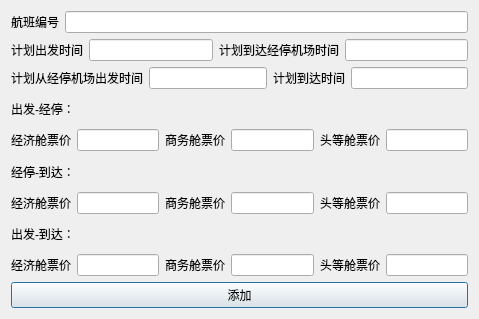
<?xml version="1.0" encoding="UTF-8"?>
<ui version="4.0">
 <class>Dialog</class>
 <widget class="QDialog" name="Dialog">
  <property name="windowModality">
   <enum>Qt::NonModal</enum>
  </property>
  <property name="geometry">
   <rect>
    <x>0</x>
    <y>0</y>
    <width>479</width>
    <height>319</height>
   </rect>
  </property>
  <property name="windowTitle">
   <string>添加航程</string>
  </property>
  <property name="sizeGripEnabled">
   <bool>false</bool>
  </property>
  <layout class="QVBoxLayout" name="verticalLayout_2">
   <item>
    <layout class="QVBoxLayout" name="verticalLayout">
     <item>
      <layout class="QHBoxLayout" name="horizontalLayout">
       <item>
        <widget class="QLabel" name="label_hbbh">
         <property name="text">
          <string>航班编号</string>
         </property>
        </widget>
       </item>
       <item>
        <widget class="QLineEdit" name="lineEdit_2"/>
       </item>
      </layout>
     </item>
     <item>
      <layout class="QHBoxLayout" name="horizontalLayout_2">
       <item>
        <widget class="QLabel" name="label_departure_time">
         <property name="text">
          <string>计划出发时间</string>
         </property>
        </widget>
       </item>
       <item>
        <widget class="QLineEdit" name="lineEdit_3"/>
       </item>
       <item>
        <widget class="QLabel" name="label_arrival_transit_time">
         <property name="text">
          <string>计划到达经停机场时间</string>
         </property>
        </widget>
       </item>
       <item>
        <widget class="QLineEdit" name="lineEdit"/>
       </item>
      </layout>
     </item>
     <item>
      <layout class="QHBoxLayout" name="horizontalLayout_3">
       <item>
        <widget class="QLabel" name="label_departure_transit_time">
         <property name="text">
          <string>计划从经停机场出发时间</string>
         </property>
        </widget>
       </item>
       <item>
        <widget class="QLineEdit" name="lineEdit_4"/>
       </item>
       <item>
        <widget class="QLabel" name="label_arrival_time">
         <property name="text">
          <string>计划到达时间</string>
         </property>
        </widget>
       </item>
       <item>
        <widget class="QLineEdit" name="lineEdit_6"/>
       </item>
      </layout>
     </item>
     <item>
      <widget class="QLabel" name="label_departure_transit">
       <property name="text">
        <string>出发-经停：</string>
       </property>
      </widget>
     </item>
     <item>
      <layout class="QHBoxLayout" name="horizontalLayout_4">
       <item>
        <widget class="QLabel" name="label_price_economy_departure_transit">
         <property name="text">
          <string>经济舱票价</string>
         </property>
        </widget>
       </item>
       <item>
        <widget class="QLineEdit" name="lineEdit_5"/>
       </item>
       <item>
        <widget class="QLabel" name="label_price_business_departure_transit">
         <property name="text">
          <string>商务舱票价</string>
         </property>
        </widget>
       </item>
       <item>
        <widget class="QLineEdit" name="lineEdit_7"/>
       </item>
       <item>
        <widget class="QLabel" name="label_price_first_departure_transit">
         <property name="text">
          <string>头等舱票价</string>
         </property>
        </widget>
       </item>
       <item>
        <widget class="QLineEdit" name="lineEdit_8"/>
       </item>
      </layout>
     </item>
     <item>
      <widget class="QLabel" name="label_transit_arrival">
       <property name="text">
        <string>经停-到达：</string>
       </property>
      </widget>
     </item>
     <item>
      <layout class="QHBoxLayout" name="horizontalLayout_5">
       <item>
        <widget class="QLabel" name="label_price_economy_transit_arrival">
         <property name="text">
          <string>经济舱票价</string>
         </property>
        </widget>
       </item>
       <item>
        <widget class="QLineEdit" name="lineEdit_10"/>
       </item>
       <item>
        <widget class="QLabel" name="label_price_business_transit_arrival">
         <property name="text">
          <string>商务舱票价</string>
         </property>
        </widget>
       </item>
       <item>
        <widget class="QLineEdit" name="lineEdit_11"/>
       </item>
       <item>
        <widget class="QLabel" name="label_price_first_transit_arrival">
         <property name="text">
          <string>头等舱票价</string>
         </property>
        </widget>
       </item>
       <item>
        <widget class="QLineEdit" name="lineEdit_9"/>
       </item>
      </layout>
     </item>
     <item>
      <widget class="QLabel" name="label_departure_arrival">
       <property name="text">
        <string>出发-到达：</string>
       </property>
      </widget>
     </item>
     <item>
      <layout class="QHBoxLayout" name="horizontalLayout_6">
       <item>
        <widget class="QLabel" name="label_price_economy_departure_arrival">
         <property name="text">
          <string>经济舱票价</string>
         </property>
        </widget>
       </item>
       <item>
        <widget class="QLineEdit" name="lineEdit_12"/>
       </item>
       <item>
        <widget class="QLabel" name="label_price_business_departure_arrival">
         <property name="text">
          <string>商务舱票价</string>
         </property>
        </widget>
       </item>
       <item>
        <widget class="QLineEdit" name="lineEdit_13"/>
       </item>
       <item>
        <widget class="QLabel" name="label_price_first_departure_arrival">
         <property name="text">
          <string>头等舱票价</string>
         </property>
        </widget>
       </item>
       <item>
        <widget class="QLineEdit" name="lineEdit_14"/>
       </item>
      </layout>
     </item>
     <item>
      <widget class="QPushButton" name="pushButton">
       <property name="text">
        <string>添加</string>
       </property>
      </widget>
     </item>
    </layout>
   </item>
  </layout>
 </widget>
 <resources/>
 <connections/>
</ui>
